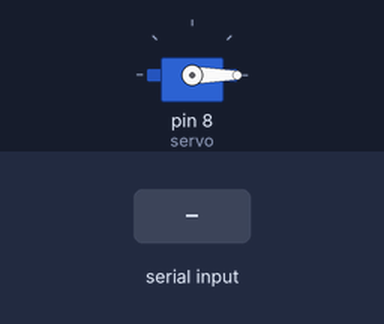
A sketch run on a simulated Arduino Uno, built with avr-gcc and run on an emulated ATmega328P. Shown: servo. The test bench sets the inputs (shaded band).

Above: at 1.2 s.
1.3 s: "h" received over Serial
At 2.0 s:
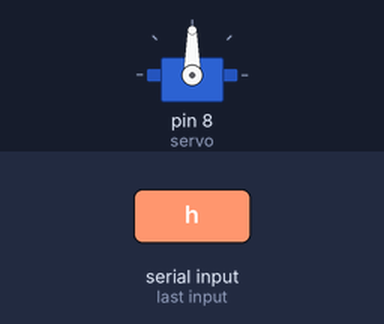
2.8 s: "s" received over Serial
At 3.2 s:
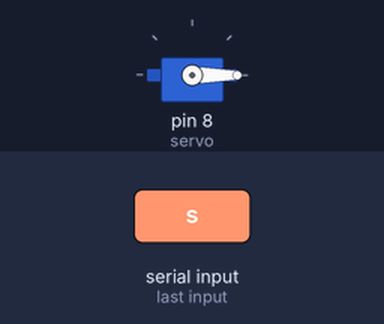
Timing chart, 0 to 5.8 s (numbered marks = the images above; inputs shaded):
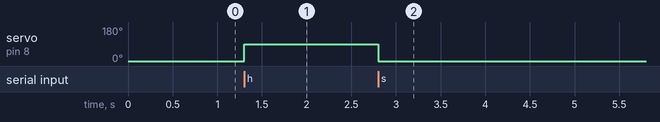

The sketch:

Servo_Commands.ino
```cpp
#include <Servo.h>
Servo servo;

void setup() {
  servo.attach(8);
  Serial.begin(9600);
  servo.write(0);
}

void loop() {
  char inByte = ' ';
  if(Serial.available( ) )  {
    char inByte = Serial.read();
     if (inByte == 's') {
      servo.write(0);
    } else if (inByte == 'h') {
      servo.write(90);
    }
    delay(500);


  }

}
```

Measured:
- after the input at 1.3 s, servo on pin 8 (servo): 0° → 90° at once
- after the input at 2.8 s, servo on pin 8 (servo): 90° → 0° at once
